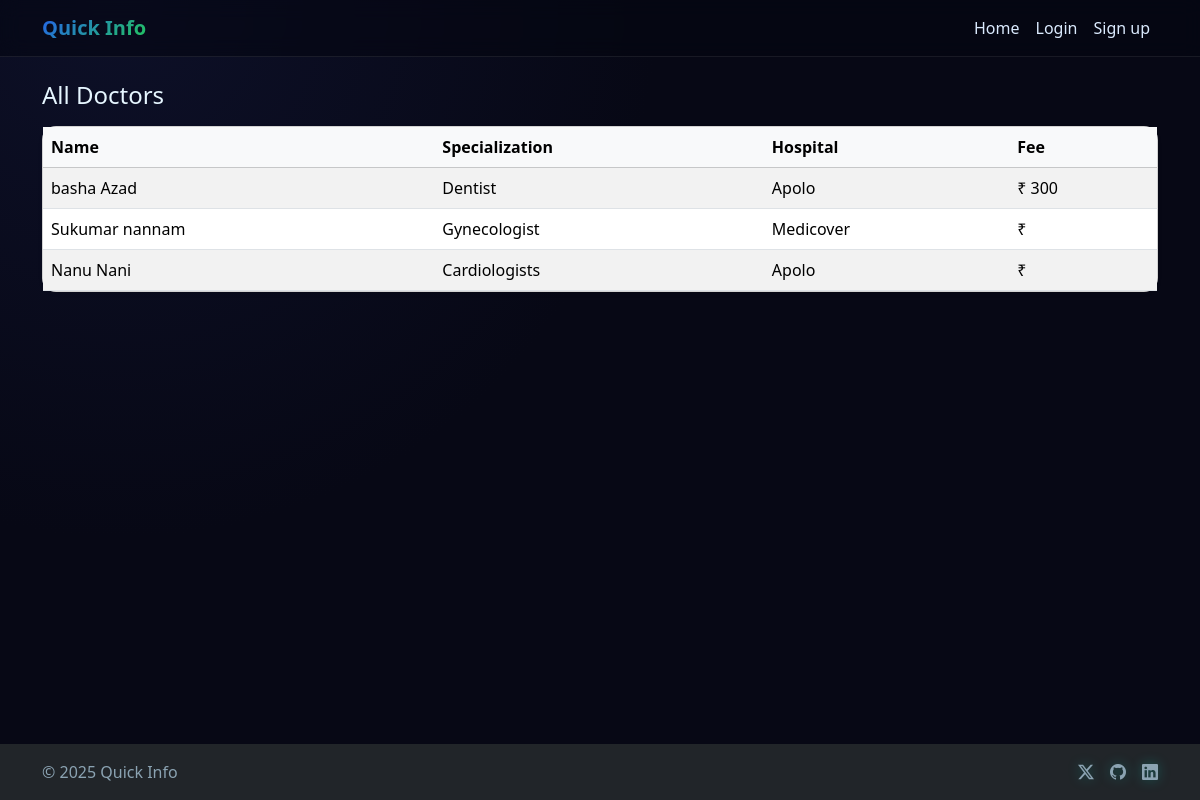
The app's page /docgetdata/, older data.
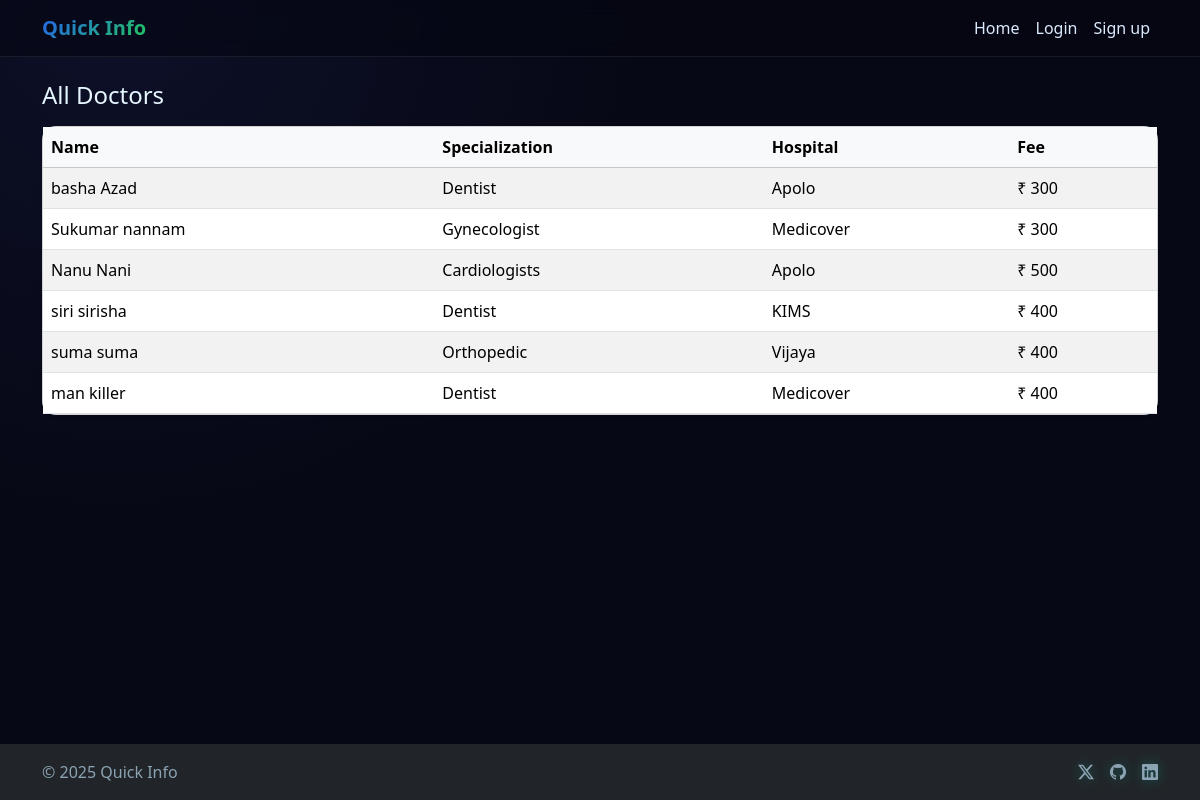
The same page, newer data.
### quickapp/models.py (models this page shows)
class Doctor_data(models.Model):
    fname=models.CharField(max_length=200,primary_key=True)
    lname=models.CharField(max_length=200)
    gender=models.CharField(max_length=20)
    email=models.EmailField(max_length=200,unique=True)
    mobile=models.IntegerField()
    specialization = models.CharField(max_length=200)
    hospital = models.CharField(max_length=200)
    mobile = models.IntegerField()
    price = models.CharField(max_length=10)
    address = models.CharField(max_length=500)
    password=models.CharField(max_length=30)
    latitude = models.FloatField(null=True, blank=True)
    longitude = models.FloatField(null=True, blank=True)
    map_embed = models.TextField(null=True, blank=True)

### quickapp/views.py (the view)
# urls.py: path("docgetdata/",docget_data , name="data"),
def docget_data(request):
    All_data = Doctor_data.objects.all().filter()
    print(All_data)
    data = {
        'key' : All_data
    }
    return render(request , 'All_docdata.html',data)

### quickapp/templates/All_docdata.html (shortened to what this page needs)
{% extends 'base.html' %}
{% block content %}
<h2 class="h4 mb-3">All Doctors</h2>
<div class="card shadow-sm">
  <div class="table-responsive">
    <table class="table table-striped align-middle mb-0">
      <thead class="table-light">
        <tr>
          <th>Name</th>
          <th>Specialization</th>
          <th>Hospital</th>
          <th>Fee</th>
        </tr>
      </thead>
      <tbody>
        {% for d in key %}
        <tr>
          <td>{{ d.fname }} {{ d.lname }}</td>
          <td>{{ d.specialization }}</td>
          <td>{{ d.hospital }}</td>
          <td>₹ {{ d.price }}</td>
        </tr>
        {% empty %}
        <tr><td colspan="4" class="text-center text-muted py-4">No doctors available.</td></tr>
        {% endfor %}
      </tbody>
    </table>
  </div>
</div>
{% endblock %}

Row changes from the older to the newer data that the page shows:
changed Doctor_data "Sukumar": price (not shown) → "300"
changed Doctor_data "Nanu": price (not shown) → "500"
added Doctor_data: fname "siri", lname "sirisha", specialization "Dentist", hospital "KIMS", price "400"
added Doctor_data: fname "suma", lname "suma", specialization "Orthopedic", hospital "Vijaya", price "400"
added Doctor_data: fname "man", lname "killer", specialization "Dentist", hospital "Medicover", price "400"
